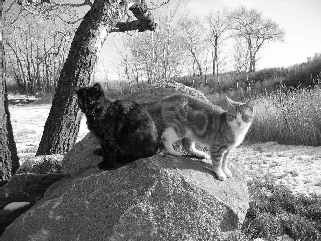
#> input picture HW2/sample1.jpg, 321 x 241 px
$ jupyter execute HW2.ipynb
#> lines starting #> are read from the running program, lines starting #| are printed output that depends on the picture
[cell 1]
import matplotlib.pyplot as plt
import numpy as np
import cv2

[cell 2]
# Problem 1
filter1 = np.array([[0, -1/4, 0],[-1/4, 1, -1/4],[0, -1/4, 0]])  # img(x,y) - avg(img(x-1,y), img(x+1,y), img(x, y-1), img(x, y + 1))

# problem 2
filter2 = np.array([[0, 0, 0],[0, -1, 1],[0, 0, 0]]) #gradx(y,x) = im(y,x+1)-im(y,x)

# problem 3
img = cv2.imread('./sample1.jpg',0) # read the image
#> img is the input picture: shape (241, 321); min 0, max 255, mean 133.2
# 1. horizontal edge
filter31 = np.array([[1, 2, 1],[0, 0, 0],[-1,-2,-1]])

# 2. vertical edge
filter32 = np.array([[1, 0, -1], [2, 0, -2], [1, 0, -1]])

#3. transform filters to frequency domain
#   step 3-6 is based on the text book

w, h = img.shape[0]*2, img.shape[1]*2
#> w = 482; h = 642

f_filter31 = np.fft.fftn(filter31,(w,h))
f_filter32 = np.fft.fftn(filter32,(w,h))

#4. transform sample1.jpg to the frequency domain

f_img = np.fft.fftn(img,(w,h))

# 5. Apply the appropriate operations in the frequency domain

horizontal_edge = f_filter31*f_img
vertical_edge = f_filter32*f_img
#6. Transform the data back into the spatial domain
s_horizontal_edge = np.fft.ifft2(horizontal_edge)
s_vertical_edge = np.fft.ifft2(vertical_edge)
s_horizontal_edge = s_horizontal_edge[0:img.shape[0], 0:img.shape[1]]
s_vertical_edge = s_vertical_edge[0:img.shape[0], 0:img.shape[1]]
#7. Sum the horizontal and vertical edge components together
new_img = s_horizontal_edge + s_vertical_edge

plt.imshow(new_img.real,cmap = 'gray')
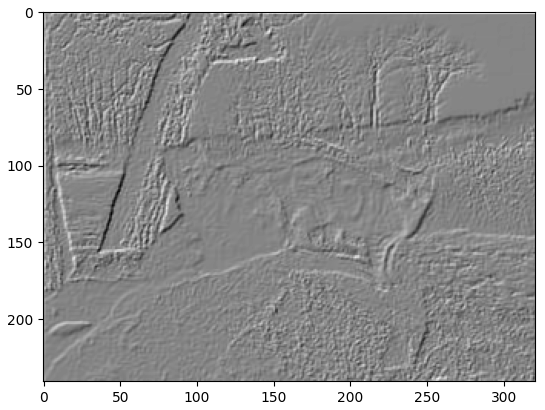
#> figure drawn by matplotlib, 1 panel
